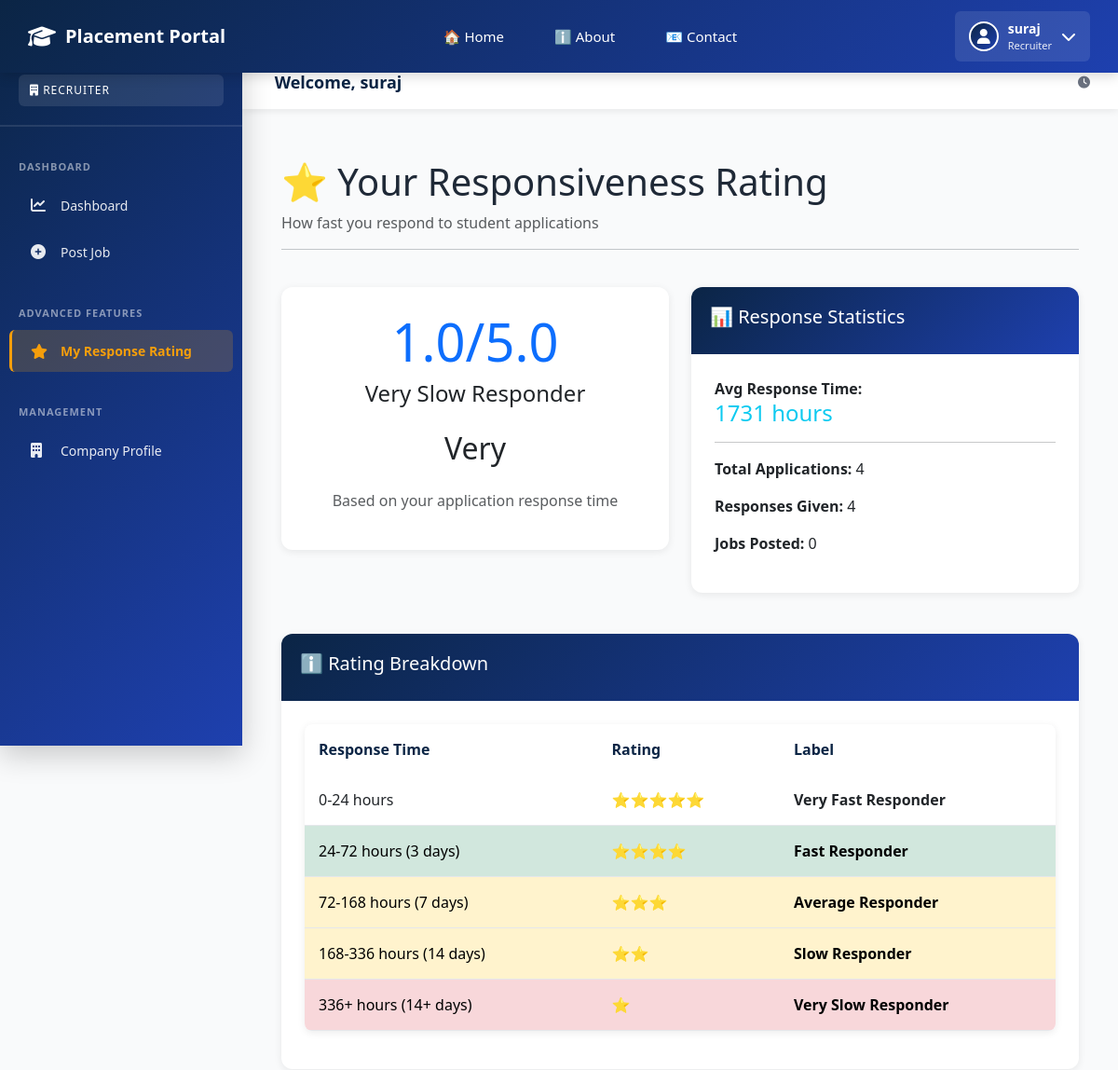
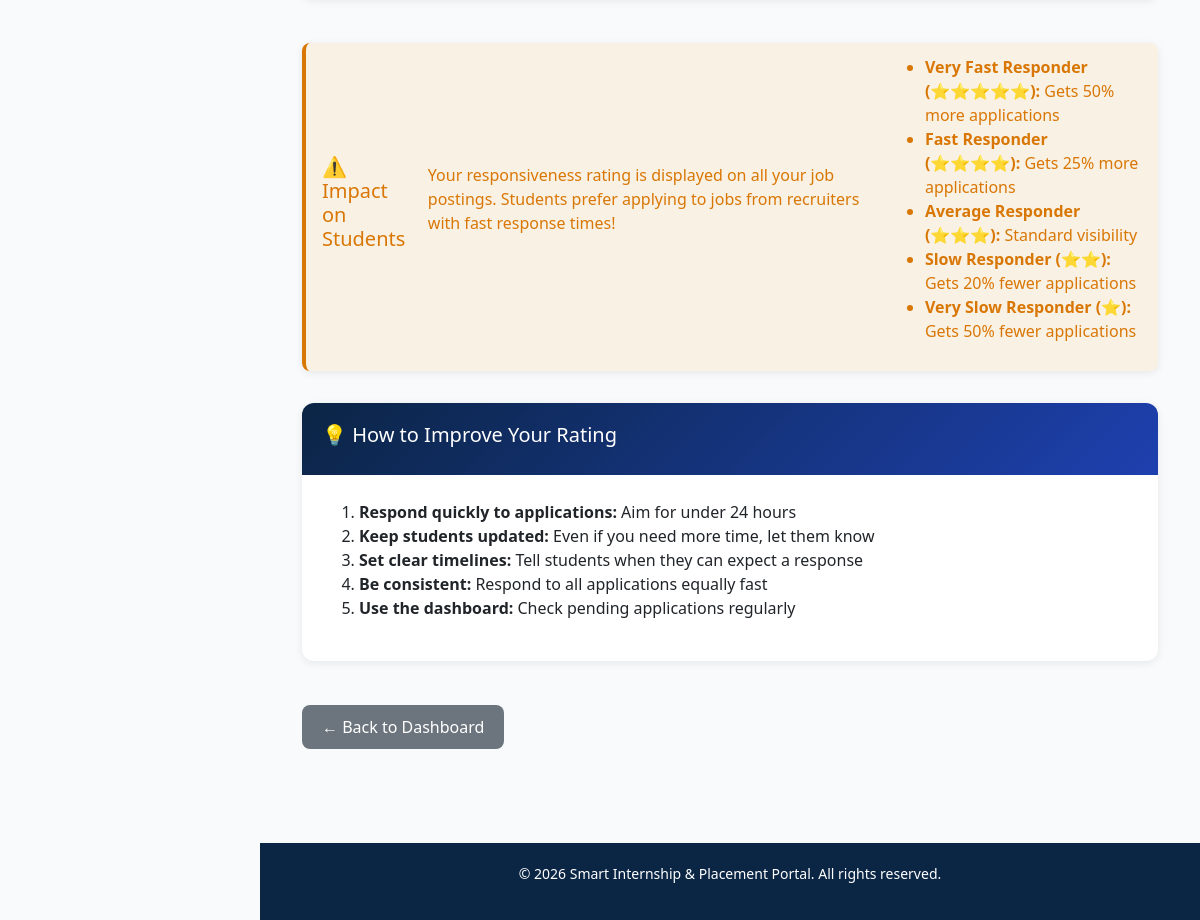
The page /jobs/recruiter/rating/ (signed in) on the database its author committed (2 pictures, top to bottom).
### accounts/models.py (models this page shows)
class CustomUser(AbstractUser):
    STUDENT = 'STUDENT'
    RECRUITER = 'RECRUITER'
    TPO = 'TPO'
    ROLE_CHOICES = [
        (STUDENT, 'Student'),
        (RECRUITER, 'Recruiter'),
        (TPO, 'TPO'),
    ]
    role_type = models.CharField(max_length=20, choices=ROLE_CHOICES, default=STUDENT)
    @property
    def is_student(self):
        return self.role_type == self.STUDENT
    @property
    def is_recruiter(self):
        return self.role_type == self.RECRUITER
    @property
    def is_tpo(self):
        return self.role_type == self.TPO or self.is_superuser

### jobs/models.py (models this page shows, shortened)
class RecruiterResponseRating(models.Model):
    recruiter = models.OneToOneField(
        settings.AUTH_USER_MODEL,
        on_delete=models.CASCADE,
        related_name='response_rating',
        limit_choices_to={'role_type': 'RECRUITER'}
    )
    avg_response_hours = models.IntegerField(default=0)
    total_jobs_posted = models.IntegerField(default=0)
    total_applications = models.IntegerField(default=0)
    responses_given = models.IntegerField(default=0)
    responsiveness_rating = models.DecimalField(
        max_digits=2,
        decimal_places=1,
        default=3.0,
        help_text="1.0 to 5.0 stars"
    )
    rating_label = models.CharField(max_length=50, default='Average')
    last_updated = models.DateTimeField(auto_now=True)
    RATING_THRESHOLDS = {
        (0, 24): ('⭐⭐⭐⭐⭐', 'Very Fast Responder', 5.0),
        (24, 72): ('⭐⭐⭐⭐', 'Fast Responder', 4.0),
        (72, 168): ('⭐⭐⭐', 'Average Responder', 3.0),
        (168, 336): ('⭐⭐', 'Slow Responder', 2.0),
        (336, float('inf')): ('⭐', 'Very Slow Responder', 1.0),
    }
    class Meta:
        verbose_name_plural = "Recruiter Response Ratings"
    def calculate_rating(self):
        from django.db.models import Avg
        applications = Application.objects.filter(
            job__posted_by=self.recruiter
        ).exclude(response_time_hours__isnull=True)
        if not applications.exists():
            self.avg_response_hours = 0
            self.responsiveness_rating = 3.0
            self.rating_label = 'No Data Yet'
            self.save()
            return
        avg_hours = int(
            applications.aggregate(Avg('response_time_hours'))
            ['response_time_hours__avg'] or 0
        )
        self.avg_response_hours = avg_hours
        self.total_applications = applications.count()
        self.responses_given = applications.filter(
            response_time_hours__isnull=False
        ).count()
        for (min_h, max_h), (emoji, label, rating) in self.RATING_THRESHOLDS.items():
            if min_h <= avg_hours < max_h:
                self.rating_label = label
                self.responsiveness_rating = rating
                break
        self.save()

### jobs/views.py (the view)
# urls.py: path('recruiter/rating/', views.recruiter_rating_view, name='recruiter_rating'),
@recruiter_only
def recruiter_rating_view(request):
    from .models import RecruiterResponseRating
    rating, _ = RecruiterResponseRating.objects.get_or_create(recruiter=request.user)
    rating.calculate_rating()
    context = {
        'rating': rating,
        'stars_display': rating.rating_label,
        'avg_hours': rating.avg_response_hours,
        'total_applications': rating.total_applications,
    }
    return render(request, 'jobs/recruiter_rating.html', context)

### templates/jobs/recruiter_rating.html (shortened to what this page needs)
{% extends 'base.html' %}
{% block content %}
<div class="container mt-4">
    <div class="row mb-4">
        <div class="col-md-12">
            <h1>⭐ Your Responsiveness Rating</h1>
            <p class="text-muted">How fast you respond to student applications</p>
            <hr>
        </div>
    </div>
    <div class="row mb-4">
        <div class="col-md-6">
            <div class="card border-primary">
                <div class="card-body text-center">
                    <h2 class="display-4 text-primary">{{ rating.responsiveness_rating }}/5.0</h2>
                    <h4>{{ rating.rating_label }}</h4>
                    <div style="font-size: 2rem; margin: 20px 0;">
                        {{ rating.rating_label|slice:":5" }}
                    </div>
                    <p class="text-muted">
                        Based on your application response time
                    </p>
                </div>
            </div>
        </div>
        <div class="col-md-6">
            <div class="card">
                <div class="card-header">
                    <h5>📊 Response Statistics</h5>
                </div>
                <div class="card-body">
                    <div class="mb-3">
                        <strong>Avg Response Time:</strong><br>
                        <h4 class="text-info">{{ rating.avg_response_hours }} hours</h4>
                    </div>
                    <hr>
                    <p><strong>Total Applications:</strong> {{ rating.total_applications }}</p>
                    <p><strong>Responses Given:</strong> {{ rating.responses_given }}</p>
                    <p><strong>Jobs Posted:</strong> {{ rating.total_jobs_posted }}</p>
                </div>
            </div>
        </div>
    </div>
    <div class="row mb-4">
        <div class="col-md-12">
            <div class="card">
                <div class="card-header bg-info text-white">
                    <h5>ℹ️ Rating Breakdown</h5>
                </div>
                <div class="card-body">
                    <table class="table">
                        <thead>
                            <tr>
                                <th>Response Time</th>
                                <th>Rating</th>
                                <th>Label</th>
                            </tr>
                        </thead>
                        <tbody>
                            <tr {% if rating.avg_response_hours < 24 %}class="table-success"{% endif %}>
                                <td>0-24 hours</td>
                                <td>⭐⭐⭐⭐⭐</td>
                                <td><strong>Very Fast Responder</strong></td>
                            </tr>
                            <tr {% if 24 <= rating.avg_response_hours < 72 %}class="table-success"{% endif %}>
                                <td>24-72 hours (3 days)</td>
                                <td>⭐⭐⭐⭐</td>
                                <td><strong>Fast Responder</strong></td>
                            </tr>
                            <tr {% if 72 <= rating.avg_response_hours < 168 %}class="table-warning"{% endif %}>
                                <td>72-168 hours (7 days)</td>
                                <td>⭐⭐⭐</td>
                                <td><strong>Average Responder</strong></td>
                            </tr>
                            <tr {% if 168 <= rating.avg_response_hours < 336 %}class="table-warning"{% endif %}>
                                <td>168-336 hours (14 days)</td>
                                <td>⭐⭐</td>
                                <td><strong>Slow Responder</strong></td>
                            </tr>
                            <tr {% if rating.avg_response_hours >= 336 %}class="table-danger"{% endif %}>
                                <td>336+ hours (14+ days)</td>
                                <td>⭐</td>
                                <td><strong>Very Slow Responder</strong></td>
                            </tr>
                        </tbody>
                    </table>
                </div>
            </div>
        </div>
    </div>
    <div class="row mb-4">
        <div class="col-md-12">
            <div class="alert alert-warning" role="alert">
                <h5>⚠️ Impact on Students</h5>
                <p>
                    Your responsiveness rating is displayed on all your job postings.
                    Students prefer applying to jobs from recruiters with fast response times!
                </p>
                <ul>
                    <li><strong>Very Fast Responder (⭐⭐⭐⭐⭐):</strong> Gets 50% more applications</li>
                    <li><strong>Fast Responder (⭐⭐⭐⭐):</strong> Gets 25% more applications</li>
                    <li><strong>Average Responder (⭐⭐⭐):</strong> Standard visibility</li>
                    <li><strong>Slow Responder (⭐⭐):</strong> Gets 20% fewer applications</li>
                    <li><strong>Very Slow Responder (⭐):</strong> Gets 50% fewer applications</li>
                </ul>
            </div>
        </div>
    </div>
    <div class="row mb-4">
        <div class="col-md-12">
            <div class="card">
                <div class="card-header bg-success text-white">
                    <h5>💡 How to Improve Your Rating</h5>
                </div>
                <div class="card-body">
                    <ol>
                        <li><strong>Respond quickly to applications:</strong> Aim for under 24 hours</li>
                        <li><strong>Keep students updated:</strong> Even if you need more time, let them know</li>
                        <li><strong>Set clear timelines:</strong> Tell students when they can expect a response</li>
                        <li><strong>Be consistent:</strong> Respond to all applications equally fast</li>
                        <li><strong>Use the dashboard:</strong> Check pending applications regularly</li>
                    </ol>
                </div>
            </div>
        </div>
    </div>
    <div class="row mb-4">
        <div class="col-md-12">
            <a href="{% url 'recruiter_dashboard' %}" class="btn btn-secondary">← Back to Dashboard</a>
        </div>
    </div>
</div>
{% endblock %}

### templates/base.html (shortened to what this page needs)
<!doctype html>
<html lang="en">
<head>
    <link href="https://cdn.jsdelivr.net/npm/bootstrap@5.3.0/dist/css/bootstrap.min.css" rel="stylesheet">
    <link href="https://cdnjs.cloudflare.com/ajax/libs/font-awesome/6.4.0/css/all.min.css" rel="stylesheet">
</head>
<body>
    <nav class="navbar-top">
        <div class="navbar-top-content">
            <a href="/" class="navbar-brand">
                <i class="fas fa-graduation-cap"></i>
                <span>Placement Portal</span>
            </a>
            <ul class="navbar-menu">
                <li><a href="/">🏠 Home</a></li>
                <li><a href="#about">ℹ️ About</a></li>
                <li><a href="#contact">📧 Contact</a></li>
            </ul>
            <div class="navbar-actions">
                {% if user.is_authenticated %}
                    <div class="navbar-user-info" onclick="toggleUserDropdown(event)">
                        {% if user.profile_photo %}
                            <img src="{{ user.profile_photo.url }}" alt="Profile" class="navbar-profile-photo">
                        {% elif user.studentprofile.profile_photo %}
                            <img src="{{ user.studentprofile.profile_photo.url }}" alt="Profile" class="navbar-profile-photo">
                        {% else %}
                            <div class="navbar-profile-photo" style="background: linear-gradient(135deg, var(--primary), var(--secondary)); display: flex; align-items: center; justify-content: center; color: white;">
                                <i class="fas fa-user" style="font-size: 16px;"></i>
                            </div>
                        {% endif %}
                        <div class="navbar-user-text">
                            <span class="navbar-user-name">{{ user.first_name|default:user.username }}</span>
                            <span class="navbar-user-role">
                                {% if user.is_student %}
                                    Student
                                {% elif user.is_recruiter %}
                                    Recruiter
                                {% elif user.is_tpo %}
                                    Admin
                                {% endif %}
                            </span>
                        </div>
                        <i class="fas fa-chevron-down"></i>
                    </div>
                {% endif %}
            </div>
        </div>
    </nav>
    <div class="d-flex">
        <nav class="sidebar">
            <div class="sidebar-header">
                <a href="/" class="sidebar-brand">
                    <i class="fas fa-graduation-cap"></i>
                    <span>Placement Portal</span>
                </a>
                {% if user.is_authenticated %}
                    <div class="user-badge" style="display: block; margin-top: 10px;">
                        {% if user.is_student %}
                            <i class="fas fa-user-graduate"></i> Student
                        {% elif user.is_recruiter %}
                            <i class="fas fa-building"></i> Recruiter
                        {% elif user.is_tpo %}
                            <i class="fas fa-crown"></i> Administrator
                        {% endif %}
                    </div>
                {% endif %}
            </div>
            {% if user.is_authenticated %}
                {% if user.is_recruiter %}
                    <div class="nav-section">
                        <div class="nav-section-title">Dashboard</div>
                        <a href="{% url 'recruiter_dashboard' %}">
                            <i class="fas fa-chart-line"></i>
                            <span>Dashboard</span>
                        </a>
                        <a href="{% url 'job_create' %}">
                            <i class="fas fa-plus-circle"></i>
                            <span>Post Job</span>
                        </a>
                    </div>
                    <div class="nav-section">
                        <div class="nav-section-title">Advanced Features</div>
                        <a href="{% url 'recruiter_rating' %}">
                            <i class="fas fa-star"></i>
                            <span>My Response Rating</span>
                        </a>
                    </div>
                    <div class="nav-section">
                        <div class="nav-section-title">Management</div>
                        <a href="{% url 'recruiter_profile' %}">
                            <i class="fas fa-building"></i>
                            <span>Company Profile</span>
                        </a>
                    </div>
                {% endif %}
            {% endif %}
        </nav>
        <div class="main-container flex-grow-1">
            {% if user.is_authenticated %}
                <div class="top-nav">
                    <div class="nav-left">
                        <div class="nav-welcome">
                            Welcome, <strong>{{ user.first_name|default:user.username }}</strong>
                        </div>
                    </div>
                    <div class="nav-actions">
                        <span style="font-size: 13px; color: #6b7280;">
                            <i class="fas fa-clock"></i> {{ now|date:"H:i" }}
                        </span>
                    </div>
                </div>
            {% endif %}
            <div class="content-area animate-in">
                {% block content %}{% endblock %}
            </div>
            <div class="footer">
                <p>&copy; 2026 Smart Internship & Placement Portal. All rights reserved.</p>
            </div>
        </div>
    </div>
</body>
</html>
</html>

### rows shown on the page
CustomUser: first_name "suraj"
RecruiterResponseRating: responsiveness_rating "1.0", rating_label "Very Slow Responder", rating_label "Very", avg_response_hours "1731", total_applications "4", responses_given "4", total_jobs_posted "0"
